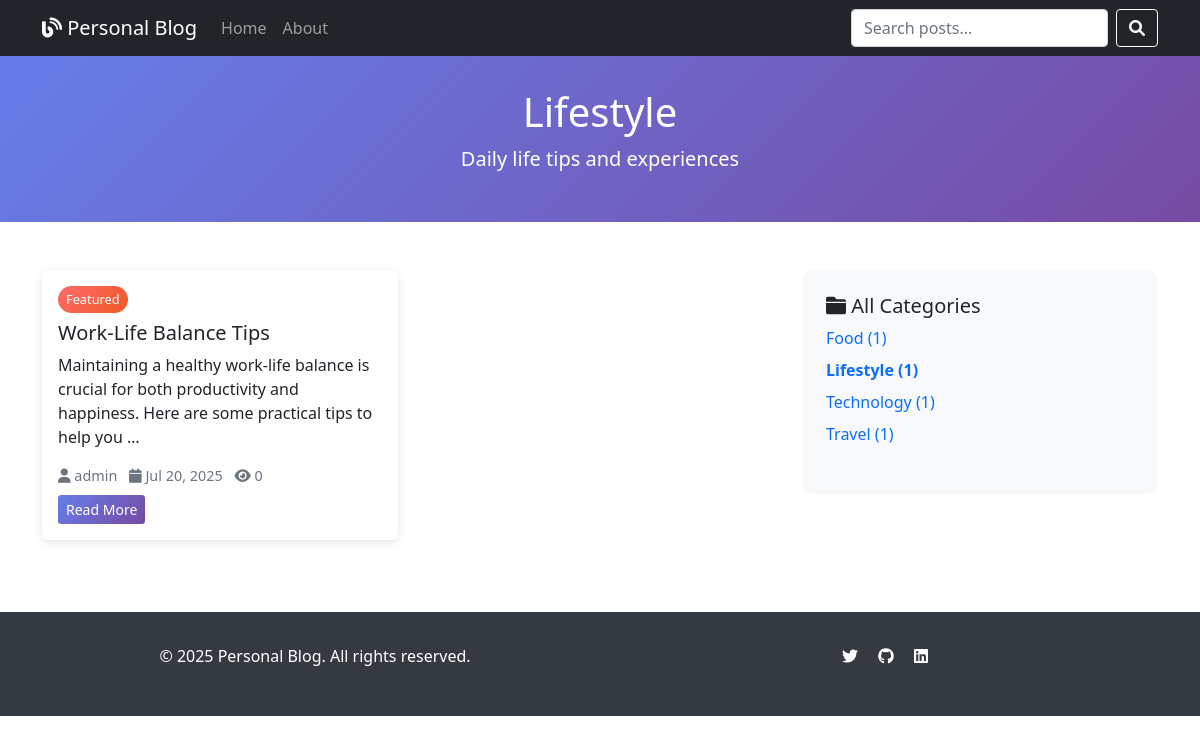
The app's page /category/lifestyle/ with its own data.
### blog/models.py (models this page shows, shortened)
class Category(models.Model):
    name = models.CharField(max_length=100, unique=True)
    slug = models.SlugField(max_length=100, unique=True)
    description = models.TextField(blank=True)
    created_at = models.DateTimeField(auto_now_add=True)
    class Meta:
        verbose_name_plural = "Categories"
        ordering = ['name']
    def get_absolute_url(self):
        return reverse('blog:category_posts', kwargs={'slug': self.slug})

class Post(models.Model):
    STATUS_CHOICES = [
        ('draft', 'Draft'),
        ('published', 'Published'),
    ]
    title = models.CharField(max_length=200)
    slug = models.SlugField(max_length=200, unique=True)
    author = models.ForeignKey(User, on_delete=models.CASCADE, related_name='blog_posts')
    category = models.ForeignKey(Category, on_delete=models.CASCADE, related_name='posts')
    content = models.TextField()
    excerpt = models.TextField(max_length=300, blank=True, help_text="Short description of the post")
    featured_image = models.ImageField(upload_to='blog_images/', blank=True, null=True)
    status = models.CharField(max_length=10, choices=STATUS_CHOICES, default='draft')
    created_at = models.DateTimeField(auto_now_add=True)
    updated_at = models.DateTimeField(auto_now=True)
    published_at = models.DateTimeField(blank=True, null=True)
    views = models.PositiveIntegerField(default=0)
    featured = models.BooleanField(default=False)
    class Meta:
        ordering = ['-published_at', '-created_at']
    def get_absolute_url(self):
        return reverse('blog:post_detail', kwargs={'slug': self.slug})

### blog/views.py (the view)
# urls.py: path('category/<slug:slug>/', views.CategoryPostsView.as_view(), name='category_posts'),
class CategoryPostsView(ListView):
    model = Post
    template_name = 'blog/category_posts.html'
    context_object_name = 'posts'
    paginate_by = 6
    def get_queryset(self):
        self.category = get_object_or_404(Category, slug=self.kwargs['slug'])
        return Post.objects.filter(
            category=self.category,
            status='published'
        ).select_related('author', 'category')
    def get_context_data(self, **kwargs):
        context = super().get_context_data(**kwargs)
        context['category'] = self.category
        context['categories'] = Category.objects.all()
        return context

### templates/blog/category_posts.html (shortened to what this page needs)
{% extends 'base.html' %}
{% block header %}{{ category.name }}{% endblock %}
{% block subheader %}{{ category.description }}{% endblock %}
{% block content %}
<div class="row">
    <div class="col-lg-8">
        <div class="row">
            {% for post in posts %}
            <div class="col-md-6 mb-4">
                <div class="card h-100">
                    <div class="card-body">
                        {% if post.featured %}
                        <span class="featured-badge mb-2 d-inline-block">Featured</span>
                        {% endif %}
                        <h5 class="card-title">{{ post.title }}</h5>
                        <p class="card-text">{{ post.excerpt|truncatewords:20 }}</p>
                        <div class="post-meta mb-2">
                            <i class="fas fa-user"></i> {{ post.author.get_full_name|default:post.author.username }}
                            <i class="fas fa-calendar ms-2"></i> {{ post.published_at|date:"M d, Y" }}
                            <i class="fas fa-eye ms-2"></i> {{ post.views }}
                        </div>
                        <a href="{{ post.get_absolute_url }}" class="btn btn-primary btn-sm">Read More</a>
                    </div>
                </div>
            </div>
            {% endfor %}
        </div>
    </div>
    <div class="col-lg-4">
        <div class="sidebar">
            <div class="mb-4">
                <h5><i class="fas fa-folder"></i> All Categories</h5>
                <ul class="list-unstyled">
                    {% for cat in categories %}
                    <li class="mb-2">
                        <a href="{{ cat.get_absolute_url }}" class="text-decoration-none {% if cat == category %}fw-bold text-primary{% endif %}">
                            {{ cat.name }} ({{ cat.posts.count }})
                        </a>
                    </li>
                    {% endfor %}
                </ul>
            </div>
        </div>
    </div>
</div>
{% endblock %}

### templates/base.html (style rules this page uses)
.card { transition: transform 0.3s ease; border: none; box-shadow: 0 2px 10px rgba(0,0,0,0.1); }
.post-meta { color: #6c757d; font-size: 0.9rem; }
.featured-badge { background: linear-gradient(135deg, #ff6b6b, #ee5a24); color: white; padding: 0.25rem 0.5rem; border-radius: 15px; font-size: 0.8rem; }
.sidebar { background-color: #f8f9fa; border-radius: 10px; padding: 1.5rem; }
.btn-primary { background: linear-gradient(135deg, #667eea 0%, #764ba2 100%); border: none; }

### records on screen
Category: name "Lifestyle", description "Daily life tips and experiences", posts.count "1"
Post: featured "Featured", title "Work-Life Balance Tips", excerpt "Maintaining a healthy work-life balance is crucial for both productivity and happiness. Here are some practical tips to help you …", author.get_full_name "admin", published_at "Jul 20, 2025", views "0"
Category: name "Food", posts.count "1"
Category: name "Technology", posts.count "1"
Category: name "Travel", posts.count "1"
